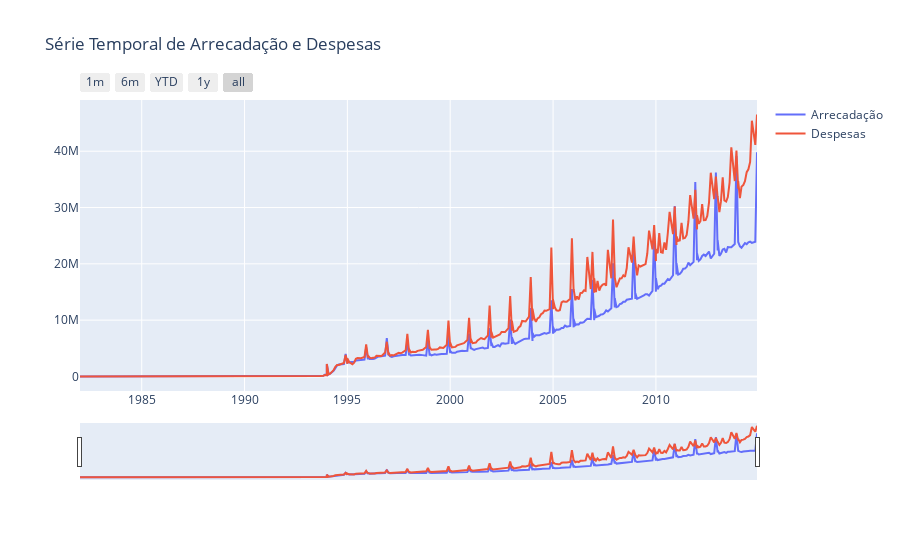

The cell this chart's notebook holds for it:
### Markdown cell above
**ARIMA: Entendendo o Modelo**

O modelo ARIMA, ou Auto Regressive Integrated Moving Average, é uma ferramenta amplamente utilizada na análise de séries temporais. Ele combina elementos de auto regressão (AR) e média móvel (MA), e também incorpora um componente de diferenciação para lidar com séries temporais não estacionárias.

**Parte Auto Regressiva (AR):**

A parte auto regressiva de um modelo ARIMA é representada por uma equação que leva em consideração os valores passados da série temporal. A equação básica tem o seguinte aspecto:

![image.png](attachment:image.png)

Onde:
- \(\alpha\) é uma constante.
- \(\phi\) são os coeficientes estimados.
- \(Y\) representa as entradas passadas (lags).

**Parte Média Móvel (MA):**

A parte de média móvel de um modelo ARIMA leva em consideração os erros associados às predições regressivas passadas. A equação básica é dada por:

![image-2.png](attachment:image-2.png)

Onde:
- \(\gamma\) é uma constante.
- \(\theta\) são os coeficientes estimados.
- \(e\) representa os erros associados às predições.

**Modelo ARIMA:**

O modelo ARIMA combina as partes regressiva (AR) e de média móvel (MA), além de uma etapa de diferenciação. Sua forma geral é dada por:

![image-3.png](attachment:image-3.png)

A diferenciação, representada por \(d\), indica o número de vezes que a série temporal foi diferenciada para torná-la estacionária. Isso é crucial para garantir que as propriedades estatísticas do modelo sejam válidas.

**Parâmetros de um Modelo ARIMA:**

- \(p\) é a ordem do termo auto regressivo.
- \(q\) é a ordem do termo de média móvel.
- \(d\) é a ordem de diferenciação, relacionada à estacionariedade dos conjuntos de dados.

### Code cell
fig = go.Figure()

# Adicionar uma linha para arrecadação
fig.add_trace(go.Scatter(x=df_final['Data'], y=df_final['arrecadacao'], mode='lines', name='Arrecadação'))

# Adicionar uma linha para despesas
fig.add_trace(go.Scatter(x=df_final['Data'], y=df_final['despesas'], mode='lines', name='Despesas'))

# Atualizar layout para incluir controles deslizantes para selecionar um intervalo de datas
fig.update_layout(
    title='Série Temporal de Arrecadação e Despesas',
    xaxis=dict(
        rangeselector=dict(
            buttons=list([
                dict(count=1, label='1m', step='month', stepmode='backward'),
                dict(count=6, label='6m', step='month', stepmode='backward'),
                dict(count=1, label='YTD', step='year', stepmode='todate'),
                dict(count=1, label='1y', step='year', stepmode='backward'),
                dict(step='all')
            ])
        ),
        rangeslider=dict(visible=True),
        type='date'
    )
)

# Mostrar o gráfico
fig.show()

### Figure 1 — Plotly figure (JSON) as saved in the notebook; plotly's stock layout.template omitted (floating-point values rounded to 4 significant figures; data arrays with more than 128 entries replaced by an {"elided": "..."} marker saying what was removed)
{"data": [{"mode": "lines", "name": "Arrecadação", "type": "scatter", "x": {"elided": "462 str values"}, "y": {"elided": "462 float values"}}, {"mode": "lines", "name": "Despesas", "type": "scatter", "x": {"elided": "462 str values"}, "y": {"elided": "462 float values"}}], "layout": {"title": {"text": "Série Temporal de Arrecadação e Despesas"}, "xaxis": {"rangeselector": {"buttons": [{"count": 1, "label": "1m", "step": "month", "stepmode": "backward"}, {"count": 6, "label": "6m", "step": "month", "stepmode": "backward"}, {"count": 1, "label": "YTD", "step": "year", "stepmode": "todate"}, {"count": 1, "label": "1y", "step": "year", "stepmode": "backward"}, {"step": "all"}]}, "rangeslider": {"visible": true}, "type": "date"}}}
